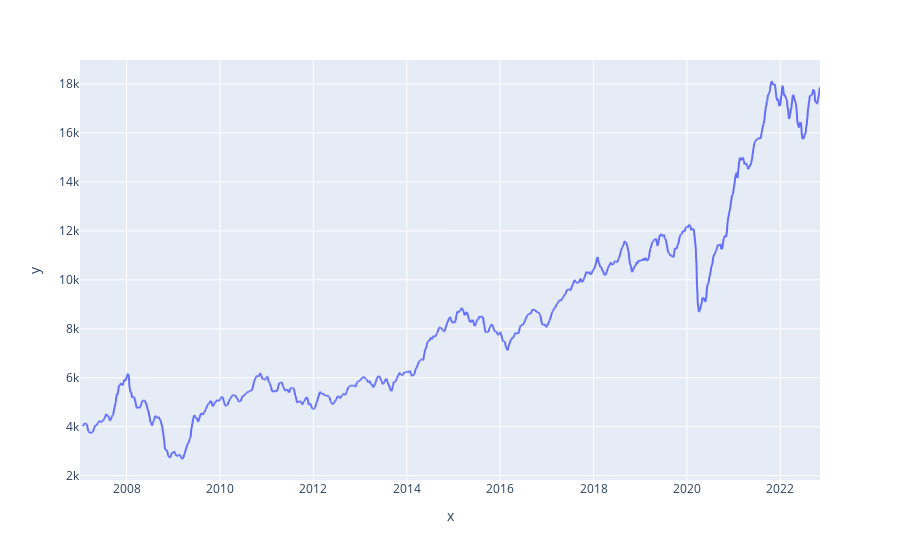

Notebook code cell kept with this figure:
### Code cell
fig = px.line(x=nifty_indicator_data.index, y=nifty_indicator_data["ema"])
fig.show()

### Figure 1 — Plotly figure (JSON) as saved in the notebook; plotly's stock layout.template omitted (floating-point values rounded to 4 significant figures; data arrays with more than 128 entries replaced by an {"elided": "..."} marker saying what was removed)
{"data": [{"hovertemplate": "x=%{x}<br>y=%{y}<extra></extra>", "legendgroup": "", "line": {"color": "#636efa", "dash": "solid"}, "marker": {"symbol": "circle"}, "mode": "lines", "name": "", "showlegend": false, "type": "scattergl", "x": {"elided": "3855 str values"}, "xaxis": "x", "y": {"elided": "3855 float values"}, "yaxis": "y"}], "layout": {"legend": {"tracegroupgap": 0}, "margin": {"t": 60}, "xaxis": {"anchor": "y", "domain": [0, 1], "title": {"text": "x"}}, "yaxis": {"anchor": "x", "domain": [0, 1], "title": {"text": "y"}}}}
